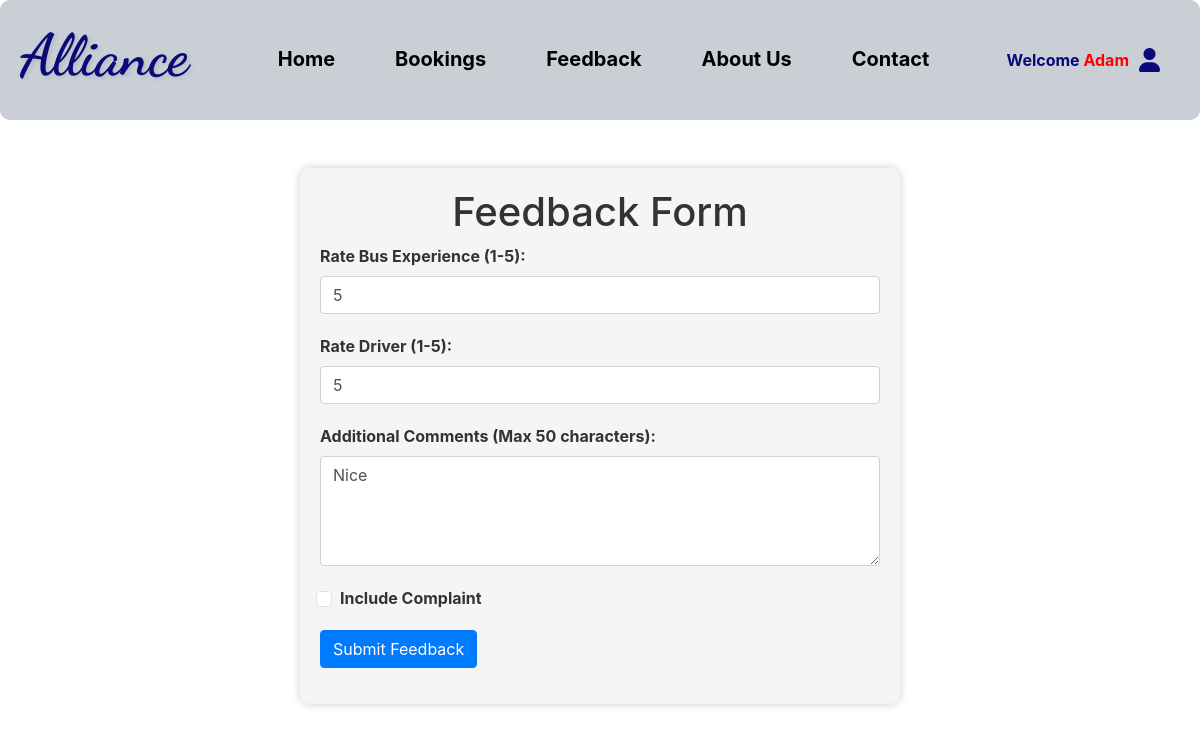
The app's page /Feedback.php?ticket_id=1 (signed in) with its own data.
### tables this page shows
CREATE TABLE `tbl_customer` (
  `Customer_id` int(5) NOT NULL,
  `Username` varchar(30) DEFAULT NULL,
  `C_fname` varchar(10) NOT NULL,
  `C_mname` varchar(10) NOT NULL,
  `C_lname` varchar(10) NOT NULL,
  `C_city` varchar(20) NOT NULL,
  `C_dist` varchar(20) NOT NULL,
  `C_state` varchar(20) NOT NULL,
  `C_pin` decimal(6,0) NOT NULL,
  `C_street` varchar(20) NOT NULL,
  `C_phone` decimal(10,0) NOT NULL,
  `C_gender` varchar(1) NOT NULL,
  `C_dob` date NOT NULL,
  `C_reg` date NOT NULL DEFAULT current_timestamp(),
  `C_Status` tinyint(1) NOT NULL
);

CREATE TABLE `tbl_feedback` (
  `Feedback_id` int(5) NOT NULL,
  `Customer_id` int(5) DEFAULT NULL,
  `Ticket_id` int(5) DEFAULT NULL,
  `Feedback_date` date NOT NULL DEFAULT current_timestamp(),
  `Bus_rating` decimal(1,0) NOT NULL,
  `Driver_rating` decimal(1,0) NOT NULL,
  `Comment` varchar(50) NOT NULL,
  `Complaint` tinyint(1) NOT NULL
);

### Feedback.php (the view, shortened to what this page needs)
<?php
include 'header.php';
include 'Dbconnect.php';
$ticket_id = $_GET['ticket_id'];
$existingFeedbackSql = "SELECT * FROM tbl_Feedback WHERE Ticket_id = '$ticket_id'";
$existingFeedbackResult = $conn->query($existingFeedbackSql);
$existingFeedbackData = $existingFeedbackResult->fetch_assoc();
?>
<!DOCTYPE html>
<html>
<head>
    <link rel="stylesheet" href="https://maxcdn.bootstrapcdn.com/bootstrap/4.5.2/css/bootstrap.min.css">
</head>
<body>
    <div class="container mt-5">
        <h1>Feedback Form</h1>
        <form action="Feedback.php" method="POST">
            <div class="form-group">
                <label for="bus_rating">Rate Bus Experience (1-5):</label>
                <input type="number" class="form-control" id="bus_rating" name="bus_rating" min="1" max="5" required value="<?php echo isset($existingFeedbackData['Bus_rating']) ? $existingFeedbackData['Bus_rating'] : ''; ?>">
            </div>
            <div class="form-group">
                <label for="driver_rating">Rate Driver (1-5):</label>
                <input type="number" class="form-control" id="driver_rating" name="driver_rating" min="1" max="5" required value="<?php echo isset($existingFeedbackData['Driver_rating']) ? $existingFeedbackData['Driver_rating'] : ''; ?>">
            </div>
            <div class="form-group">
                <label for="comments">Additional Comments (Max 50 characters):</label>
                <textarea class="form-control" id="comments" name="comments" rows="4" maxlength="50"><?php echo isset($existingFeedbackData['Comment']) ? $existingFeedbackData['Comment'] : ''; ?></textarea>
            </div>
            <div class="form-group form-check">
                <input type="checkbox" class="form-check-input" id="complaint" name="complaint" <?php echo isset($existingFeedbackData['Complaint']) && $existingFeedbackData['Complaint'] == 1 ? 'checked' : ''; ?>>
                <label class="form-check-label" for="complaint">Include Complaint</label>
            </div>
            <button type="submit" class="btn btn-primary" name="submit">Submit Feedback</button>
        </form>
    </div>
</body>
</html>

### header.php (shortened to what this page needs)
<?php
include 'Dbconnect.php';
?>
<html lang="en">
<head>
    <link rel="stylesheet" href="header.css">
    <link href="https://cdnjs.cloudflare.com/ajax/libs/font-awesome/6.0.0-beta3/css/all.min.css" rel="stylesheet">
    <link href="https://cdn.jsdelivr.net/npm/bootstrap@5.3.0/dist/css/bootstrap.min.css" rel="stylesheet">
    <link rel="stylesheet" href="https://cdnjs.cloudflare.com/ajax/libs/font-awesome/5.15.3/css/all.min.css">
    <link rel="stylesheet" href="https://maxcdn.bootstrapcdn.com/bootstrap/4.5.2/css/bootstrap.min.css">
    <link rel="stylesheet" href="https://cdnjs.cloudflare.com/ajax/libs/font-awesome/6.0.0-beta3/css/all.min.css">
</head>
<body>
<header class="header">
<div class="brand-name">
            <h1>Alliance</h1>
        </div>
        <nav class="navigation">
            <ul>
                <li><a href="Home.php">Home</a></li>
                <li><a href="view_bookings.php">Bookings</a></li>
                <li><a href="Leave_feedback.php">Feedback</a></li>
                <li><a href="Home.php#about">About&nbsp;Us</a></li>
                <li><a href="Home.php#contact">Contact</a></li>
            </ul>
        </nav>
        <div class="user-actions">
    <div class="profile-dropdown">
        <button class="profile-button" id="profileButton" data-bs-toggle="dropdown" aria-expanded="false">
        <?php
                if (isset($_SESSION["username"])) {
                    $loggedInUsername = $_SESSION["username"];
                    $getCustomerNameQuery = "SELECT C_fname FROM tbl_Customer WHERE Username = '$loggedInUsername'";
                    $nameResult = $conn->query($getCustomerNameQuery);
                    if ($nameResult->num_rows > 0) {
                        $nameRow = $nameResult->fetch_assoc();
                        $customerFirstName = $nameRow["C_fname"];
                        echo "<span class='customer-welcome'>Welcome <span class='name-highlight'>$customerFirstName</span></span>";
                    }
                }
        ?>
            <span class="profile-icon fas fa-user"></span>
        </button>
    </div>
</div>
    </header>
            </body>
            </html>

### header.css (style rules this page uses)
body { margin: 0; padding: 0; font-family: Arial, sans-serif; }
.brand-name { height: 10vh; display: flex; align-items: center; justify-content: center; }
.brand-name h1 { font-family: 'Dancing Script', cursive; font-weight: bold; font-size: 58px; color: #090979; text-shadow: 2px 2px 4px rgba(0, 0, 0, 0.1); }
.header { display: flex; justify-content: space-between; align-items: center; padding: 20px; background-color:#c9cfd4; color: #000000; border-radius: 10px; }
.navigation ul { list-style: none; display: flex; margin-top: 2%; }
.navigation li { padding-left: -8%; margin: 0 30px; }
.navigation ul li a { text-decoration: none; color: #000000; font-weight: bold; font-size: 20px; }
.user-actions { position: relative; display: inline-block; }
.profile-dropdown { position: relative; display: inline-block; }
.profile-button { background-color: transparent; color: #090979; border: none; padding: 10px 20px; cursor: pointer; display: flex; align-items: center; }
.customer-welcome { font-weight: bold; margin-right: 10px; }
.name-highlight { color: #ff0000; }
.profile-icon { font-size: 24px; }

### Dbconnect.php (style rules this page uses)
body { user-select: none; }

### Feedback.php (style rules this page uses)
.container { max-width: 600px; margin: 0 auto; background-color: #f5f5f5; padding: 20px; border-radius: 10px; box-shadow: 0px 0px 10px rgba(0, 0, 0, 0.2); }
h1 { text-align: center; color: #333; }
.form-group { margin-bottom: 20px; }
label { font-weight: bold; color: #333; }
.form-check-label { color: #333; }
.btn-primary { background-color: #007BFF; border-color: #007BFF; }

### records on screen
tbl_customer: C_fname "Adam"
tbl_feedback: bus_rating "5", driver_rating "5", comments "Nice"
